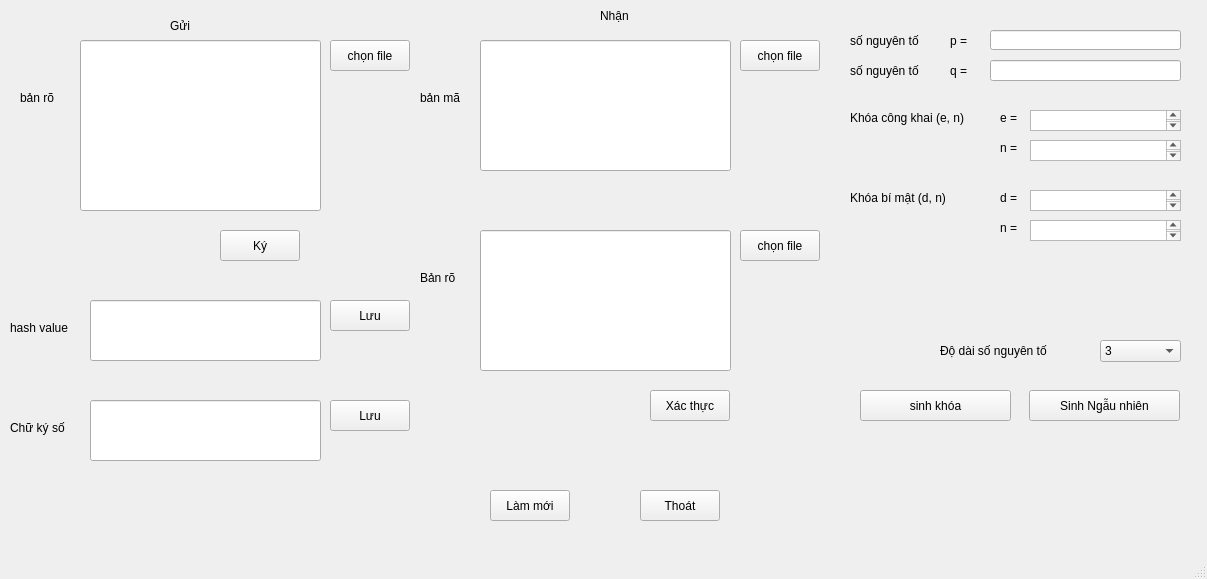
<?xml version="1.0" encoding="UTF-8"?>
<ui version="4.0">
 <class>MainWindow</class>
 <widget class="QMainWindow" name="MainWindow">
  <property name="geometry">
   <rect>
    <x>0</x>
    <y>0</y>
    <width>1207</width>
    <height>579</height>
   </rect>
  </property>
  <property name="windowTitle">
   <string>MainWindow</string>
  </property>
  <widget class="QWidget" name="centralwidget">
   <widget class="QPushButton" name="send_choose_file">
    <property name="geometry">
     <rect>
      <x>330</x>
      <y>40</y>
      <width>80</width>
      <height>31</height>
     </rect>
    </property>
    <property name="text">
     <string>chọn file</string>
    </property>
   </widget>
   <widget class="QLabel" name="label">
    <property name="geometry">
     <rect>
      <x>170</x>
      <y>20</y>
      <width>37</width>
      <height>12</height>
     </rect>
    </property>
    <property name="text">
     <string>Gửi</string>
    </property>
   </widget>
   <widget class="QLabel" name="label_2">
    <property name="geometry">
     <rect>
      <x>600</x>
      <y>10</y>
      <width>37</width>
      <height>12</height>
     </rect>
    </property>
    <property name="text">
     <string>Nhận</string>
    </property>
   </widget>
   <widget class="QPushButton" name="encript">
    <property name="geometry">
     <rect>
      <x>220</x>
      <y>230</y>
      <width>80</width>
      <height>31</height>
     </rect>
    </property>
    <property name="text">
     <string>Ký</string>
    </property>
   </widget>
   <widget class="QPushButton" name="receive_choose_file">
    <property name="geometry">
     <rect>
      <x>740</x>
      <y>40</y>
      <width>80</width>
      <height>31</height>
     </rect>
    </property>
    <property name="text">
     <string>chọn file</string>
    </property>
   </widget>
   <widget class="QPushButton" name="decript">
    <property name="geometry">
     <rect>
      <x>650</x>
      <y>390</y>
      <width>80</width>
      <height>31</height>
     </rect>
    </property>
    <property name="text">
     <string>Xác thực</string>
    </property>
   </widget>
   <widget class="QLabel" name="label_3">
    <property name="geometry">
     <rect>
      <x>20</x>
      <y>90</y>
      <width>51</width>
      <height>16</height>
     </rect>
    </property>
    <property name="text">
     <string>bản rõ</string>
    </property>
   </widget>
   <widget class="QLabel" name="label_4">
    <property name="geometry">
     <rect>
      <x>420</x>
      <y>90</y>
      <width>51</width>
      <height>16</height>
     </rect>
    </property>
    <property name="text">
     <string>bản mã</string>
    </property>
   </widget>
   <widget class="QLabel" name="label_5">
    <property name="geometry">
     <rect>
      <x>10</x>
      <y>420</y>
      <width>71</width>
      <height>16</height>
     </rect>
    </property>
    <property name="text">
     <string>Chữ ký số</string>
    </property>
   </widget>
   <widget class="QLabel" name="label_6">
    <property name="geometry">
     <rect>
      <x>420</x>
      <y>270</y>
      <width>51</width>
      <height>16</height>
     </rect>
    </property>
    <property name="text">
     <string>Bản rõ</string>
    </property>
   </widget>
   <widget class="QLineEdit" name="send_message">
    <property name="geometry">
     <rect>
      <x>80</x>
      <y>40</y>
      <width>241</width>
      <height>171</height>
     </rect>
    </property>
   </widget>
   <widget class="QLineEdit" name="send_cipher">
    <property name="geometry">
     <rect>
      <x>90</x>
      <y>400</y>
      <width>231</width>
      <height>61</height>
     </rect>
    </property>
    <property name="readOnly">
     <bool>true</bool>
    </property>
   </widget>
   <widget class="QLineEdit" name="receive_cypher">
    <property name="geometry">
     <rect>
      <x>480</x>
      <y>40</y>
      <width>251</width>
      <height>131</height>
     </rect>
    </property>
   </widget>
   <widget class="QLineEdit" name="message2">
    <property name="geometry">
     <rect>
      <x>480</x>
      <y>230</y>
      <width>251</width>
      <height>141</height>
     </rect>
    </property>
    <property name="readOnly">
     <bool>false</bool>
    </property>
   </widget>
   <widget class="QLabel" name="label_7">
    <property name="geometry">
     <rect>
      <x>850</x>
      <y>30</y>
      <width>91</width>
      <height>21</height>
     </rect>
    </property>
    <property name="text">
     <string>số nguyên tố</string>
    </property>
   </widget>
   <widget class="QLabel" name="label_8">
    <property name="geometry">
     <rect>
      <x>850</x>
      <y>60</y>
      <width>91</width>
      <height>21</height>
     </rect>
    </property>
    <property name="text">
     <string>số nguyên tố</string>
    </property>
   </widget>
   <widget class="QLabel" name="label_9">
    <property name="geometry">
     <rect>
      <x>850</x>
      <y>110</y>
      <width>141</width>
      <height>16</height>
     </rect>
    </property>
    <property name="text">
     <string>Khóa công khai (e, n)</string>
    </property>
   </widget>
   <widget class="QLabel" name="label_10">
    <property name="geometry">
     <rect>
      <x>850</x>
      <y>190</y>
      <width>131</width>
      <height>16</height>
     </rect>
    </property>
    <property name="text">
     <string>Khóa bí mật (d, n)</string>
    </property>
   </widget>
   <widget class="QTextEdit" name="e">
    <property name="geometry">
     <rect>
      <x>1030</x>
      <y>110</y>
      <width>151</width>
      <height>21</height>
     </rect>
    </property>
    <property name="readOnly">
     <bool>true</bool>
    </property>
   </widget>
   <widget class="QTextEdit" name="n">
    <property name="geometry">
     <rect>
      <x>1030</x>
      <y>140</y>
      <width>151</width>
      <height>21</height>
     </rect>
    </property>
    <property name="readOnly">
     <bool>true</bool>
    </property>
   </widget>
   <widget class="QTextEdit" name="d">
    <property name="geometry">
     <rect>
      <x>1030</x>
      <y>190</y>
      <width>151</width>
      <height>21</height>
     </rect>
    </property>
    <property name="readOnly">
     <bool>true</bool>
    </property>
   </widget>
   <widget class="QTextEdit" name="n_2">
    <property name="geometry">
     <rect>
      <x>1030</x>
      <y>220</y>
      <width>151</width>
      <height>21</height>
     </rect>
    </property>
    <property name="readOnly">
     <bool>true</bool>
    </property>
   </widget>
   <widget class="QLabel" name="label_11">
    <property name="geometry">
     <rect>
      <x>1000</x>
      <y>110</y>
      <width>21</width>
      <height>16</height>
     </rect>
    </property>
    <property name="text">
     <string>e =</string>
    </property>
   </widget>
   <widget class="QLabel" name="label_12">
    <property name="geometry">
     <rect>
      <x>1000</x>
      <y>140</y>
      <width>21</width>
      <height>16</height>
     </rect>
    </property>
    <property name="text">
     <string>n =</string>
    </property>
   </widget>
   <widget class="QLabel" name="label_13">
    <property name="geometry">
     <rect>
      <x>1000</x>
      <y>190</y>
      <width>21</width>
      <height>16</height>
     </rect>
    </property>
    <property name="text">
     <string>d =</string>
    </property>
   </widget>
   <widget class="QLabel" name="label_14">
    <property name="geometry">
     <rect>
      <x>1000</x>
      <y>220</y>
      <width>21</width>
      <height>16</height>
     </rect>
    </property>
    <property name="text">
     <string>n =</string>
    </property>
   </widget>
   <widget class="QLabel" name="label_15">
    <property name="geometry">
     <rect>
      <x>950</x>
      <y>30</y>
      <width>21</width>
      <height>21</height>
     </rect>
    </property>
    <property name="text">
     <string>p =</string>
    </property>
   </widget>
   <widget class="QLabel" name="label_16">
    <property name="geometry">
     <rect>
      <x>950</x>
      <y>60</y>
      <width>21</width>
      <height>21</height>
     </rect>
    </property>
    <property name="text">
     <string>q =</string>
    </property>
   </widget>
   <widget class="QPushButton" name="pushButton">
    <property name="geometry">
     <rect>
      <x>640</x>
      <y>490</y>
      <width>80</width>
      <height>31</height>
     </rect>
    </property>
    <property name="text">
     <string>Thoát</string>
    </property>
   </widget>
   <widget class="QPushButton" name="pushButton_2">
    <property name="geometry">
     <rect>
      <x>490</x>
      <y>490</y>
      <width>80</width>
      <height>31</height>
     </rect>
    </property>
    <property name="text">
     <string>Làm mới</string>
    </property>
   </widget>
   <widget class="QPushButton" name="genkey">
    <property name="geometry">
     <rect>
      <x>860</x>
      <y>390</y>
      <width>151</width>
      <height>31</height>
     </rect>
    </property>
    <property name="text">
     <string>sinh khóa</string>
    </property>
   </widget>
   <widget class="QPushButton" name="random_key">
    <property name="geometry">
     <rect>
      <x>1029</x>
      <y>390</y>
      <width>151</width>
      <height>31</height>
     </rect>
    </property>
    <property name="text">
     <string>Sinh Ngẫu nhiên</string>
    </property>
   </widget>
   <widget class="QLabel" name="label_17">
    <property name="geometry">
     <rect>
      <x>10</x>
      <y>320</y>
      <width>71</width>
      <height>16</height>
     </rect>
    </property>
    <property name="text">
     <string>hash value</string>
    </property>
   </widget>
   <widget class="QLineEdit" name="hash1">
    <property name="geometry">
     <rect>
      <x>90</x>
      <y>300</y>
      <width>231</width>
      <height>61</height>
     </rect>
    </property>
    <property name="text">
     <string/>
    </property>
    <property name="readOnly">
     <bool>true</bool>
    </property>
   </widget>
   <widget class="QLineEdit" name="p">
    <property name="geometry">
     <rect>
      <x>990</x>
      <y>30</y>
      <width>191</width>
      <height>20</height>
     </rect>
    </property>
   </widget>
   <widget class="QLineEdit" name="q">
    <property name="geometry">
     <rect>
      <x>990</x>
      <y>60</y>
      <width>191</width>
      <height>21</height>
     </rect>
    </property>
   </widget>
   <widget class="QPushButton" name="file3">
    <property name="geometry">
     <rect>
      <x>740</x>
      <y>230</y>
      <width>80</width>
      <height>31</height>
     </rect>
    </property>
    <property name="text">
     <string>chọn file</string>
    </property>
   </widget>
   <widget class="QLabel" name="label_18">
    <property name="geometry">
     <rect>
      <x>940</x>
      <y>340</y>
      <width>151</width>
      <height>21</height>
     </rect>
    </property>
    <property name="text">
     <string>Độ dài số nguyên tố</string>
    </property>
   </widget>
   <widget class="QComboBox" name="lengthPrime">
    <property name="geometry">
     <rect>
      <x>1100</x>
      <y>340</y>
      <width>81</width>
      <height>22</height>
     </rect>
    </property>
    <item>
     <property name="text">
      <string>3</string>
     </property>
    </item>
    <item>
     <property name="text">
      <string>1</string>
     </property>
    </item>
    <item>
     <property name="text">
      <string>2</string>
     </property>
    </item>
   </widget>
   <widget class="QPushButton" name="save1">
    <property name="geometry">
     <rect>
      <x>330</x>
      <y>300</y>
      <width>80</width>
      <height>31</height>
     </rect>
    </property>
    <property name="text">
     <string>Lưu</string>
    </property>
   </widget>
   <widget class="QPushButton" name="save2">
    <property name="geometry">
     <rect>
      <x>330</x>
      <y>400</y>
      <width>80</width>
      <height>31</height>
     </rect>
    </property>
    <property name="text">
     <string>Lưu</string>
    </property>
   </widget>
  </widget>
  <widget class="QMenuBar" name="menubar">
   <property name="geometry">
    <rect>
     <x>0</x>
     <y>0</y>
     <width>1207</width>
     <height>25</height>
    </rect>
   </property>
  </widget>
  <widget class="QStatusBar" name="statusbar"/>
 </widget>
 <resources/>
 <connections/>
</ui>
